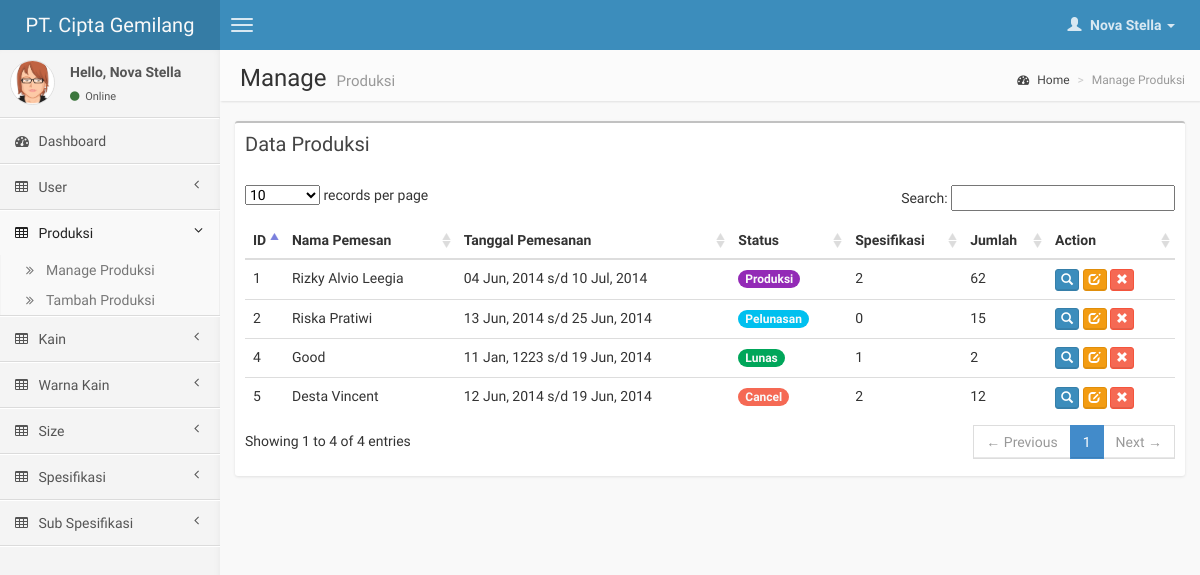
The page /page/produksi/index.php (signed in) on the database as committed earlier.
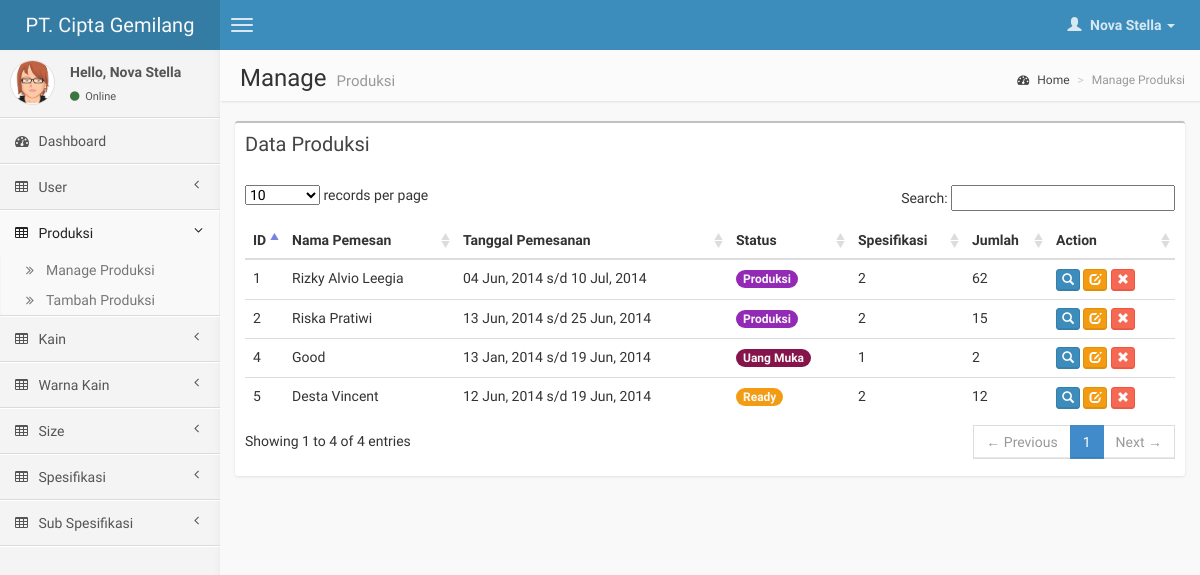
The same page on the database as committed later.
### tables this page shows
CREATE TABLE IF NOT EXISTS `user` (
  `id_user` int(11) NOT NULL AUTO_INCREMENT,
  `nama` varchar(100) NOT NULL,
  `username` varchar(15) NOT NULL,
  `password` varchar(255) NOT NULL,
  `level` int(11) NOT NULL,
  `date_created` date NOT NULL,
  PRIMARY KEY (`id_user`)
);

CREATE TABLE IF NOT EXISTS `produksi` (
  `id_produksi` int(11) NOT NULL AUTO_INCREMENT,
  `id_jenis_barang` int(11) NOT NULL,
  `nama` varchar(50) NOT NULL,
  `status` tinyint(4) NOT NULL,
  `tanggal_pemesanan` date NOT NULL,
  `tanggal_selesai` date NOT NULL,
  `deskripsi` text NOT NULL,
  `gambar` varchar(255) NOT NULL,
  PRIMARY KEY (`id_produksi`)
);

### function.php (called while the page is built, shortened)
<?php
	function getUserInfo($field){
		if(isset($_SESSION['id_user'])){
			$q = mysql_query("select * from user where id_user='$_SESSION[id_user]'");
			$data = mysql_fetch_array($q);
			return $data[$field];
		}
		return false;
	}
	function getCountSpesifikasi($id_produksi){
		$q = mysql_query("SELECT COUNT(*) FROM produksi_spesifikasi WHERE id_produksi=".$id_produksi);
		$data = mysql_result($q,0);
		return $data;
	}
	function getJumlahProduksi($id_produksi){
		$q = mysql_query("SELECT * FROM produksi_size WHERE id_produksi=".$id_produksi);
		$jml = 0;
		while($row = mysql_fetch_array($q)){
			$jml += $row['jumlah'];
		}
		return $jml;
	}
	function dateFormat($date){
		$date = new DateTime($date);
		$result = $date->format('d M, Y');
		return $result;
	}
	function getStatusProduksi($status){
		switch ($status) {
			case 1:
				$output['text'] = 'Cancel';
				$output['class'] = 'badge bg-red';
				break;
			case 2:
				$output['text'] = 'Ready';
				$output['class'] = 'badge bg-yellow';
				break;
			case 3:
				$output['text'] = 'Uang Muka';
				$output['class'] = 'badge bg-maroon';
				break;
			case 4:
				$output['text'] = 'Produksi';
				$output['class'] = 'badge bg-purple';
				break;
			case 5:
				$output['text'] = 'Pelunasan';
				$output['class'] = 'badge bg-aqua';
				break;
			case 6:
				$output['text'] = 'Lunas';
				$output['class'] = 'badge bg-green';
				break;
		}
		return $output;
	}
?>

### page/produksi/index.php (the view, shortened to what this page needs)
<?php $pageTitle = 'Manage Produksi'; $pageActive = 'produksi'; ?>
<?php include '../header.php'; ?>
<section class="content-header">
    <h1>
        Manage
        <small>Produksi</small>
    </h1>
    <ol class="breadcrumb">
        <li><a href="#"><i class="fa fa-dashboard"></i> Home</a></li>
        <li class="active">Manage Produksi</li>
    </ol>
</section>
<section class="content">
	 <div class="row">
		<div class="col-xs-12">
		    <div class="box">
		        <div class="box-header">
		            <h3 class="box-title">Data Produksi</h3>
		        </div>
		        <div class="box-body table-responsiv">
		            <table class="table table-hover" id="table_data">
		            	<thead>
			            	<tr>
								<th>ID</th>
								<th>Nama Pemesan</th>
								<th>Tanggal Pemesanan</th>
								<th>Status</th>
								<?php if($_SESSION['level'] == 1 || $_SESSION['level'] == 2): ?>
									<th>Spesifikasi</th>
								<?php endif; ?>
								<th>Jumlah</th>
								<th>Action</th>
							</tr>
		            	</thead>
						<tbody>
							<?php $sql = mysql_query("SELECT * FROM produksi ORDER BY id_produksi DESC"); ?>
							<?php while($row = mysql_fetch_array($sql)): ?>
								<tr>
									<td><?php echo $row['id_produksi']; ?></td>
									<td><?php echo $row['nama']; ?></td>
									<td>
										<?php echo dateFormat($row['tanggal_pemesanan']); ?> s/d <?php echo dateFormat($row['tanggal_selesai']); ?>
									</td>
									<td>
										<?php $status = getStatusProduksi($row['status']); ?>
										<span class="<?php echo $status['class'] ; ?>"><?php echo $status['text']; ?></span>
									</td>
									<?php if($_SESSION['level'] == 1 || $_SESSION['level'] == 2): ?>
										<td><?php echo getCountSpesifikasi($row['id_produksi']); ?></td>
									<?php endif; ?>
									<td><?php echo getJumlahProduksi($row['id_produksi']); ?></td>
									<td>
										<a class="btn btn-primary btn-xs" title="Lihat" href="view.php?id=<?php echo $row['id_produksi']; ?>">
											<i class="glyphicon glyphicon-search"></i>
										</a>
										<?php if($_SESSION['level'] != 4): ?>
											<a class="btn btn-warning btn-xs" title="Edit" href="edit.php?id=<?php echo $row['id_produksi']; ?>">
												<i class="glyphicon glyphicon-edit"></i>
											</a>
										<?php endif; ?>
										<?php if($_SESSION['level'] == 1): ?>
											<a class="btn btn-danger btn-xs" title="Hapus" href="delete.php?id=<?php echo $row['id_produksi']; ?>" onclick="return confirm('Anda yakin akan menghapus ini?')">
												<i class='glyphicon glyphicon-remove'></i>
											</a>
										<?php endif; ?>
									</td>
								</tr>
							<?php endwhile; ?>
						</tbody>
					</table>
		        </div>
		    </div>
		</div>
		</div>
</section>
<?php include '../footer.php'; ?>

### page/header.php (shortened to what this page needs)
<?php require('../../config/config.php'); require("../../config/session.php"); require("../../function.php");  ?>
<!DOCTYPE html>
<html>
    <head>
        <link href="<?php echo DOMAIN; ?>/css/bootstrap.min.css" rel="stylesheet" type="text/css" />
        <link href="<?php echo DOMAIN; ?>/css/font-awesome.min.css" rel="stylesheet" type="text/css" />
        <link href="<?php echo DOMAIN; ?>/css/ionicons.min.css" rel="stylesheet" type="text/css" />
        <link href="<?php echo DOMAIN; ?>/css/morris/morris.css" rel="stylesheet" type="text/css" />
        <link href="<?php echo DOMAIN; ?>/css/jvectormap/jquery-jvectormap-1.2.2.css" rel="stylesheet" type="text/css" />
        <link href="<?php echo DOMAIN; ?>/css/fullcalendar/fullcalendar.css" rel="stylesheet" type="text/css" />
        <link href="<?php echo DOMAIN; ?>/css/daterangepicker/daterangepicker-bs3.css" rel="stylesheet" type="text/css" />
        <link href="<?php echo DOMAIN; ?>/css/bootstrap-wysihtml5/bootstrap3-wysihtml5.min.css" rel="stylesheet" type="text/css" />
        <link href="../../css/datatables/dataTables.bootstrap.css" rel="stylesheet" type="text/css" />
        <link href="<?php echo DOMAIN; ?>/css/AdminLTE.css" rel="stylesheet" type="text/css" />
    </head>
    <body class="skin-blue">
        <header class="header">
            <a href="index.html" class="logo">
                PT. Cipta Gemilang
            </a>
            <nav class="navbar navbar-static-top" role="navigation">
                <a href="#" class="navbar-btn sidebar-toggle" data-toggle="offcanvas" role="button">
                    <span class="icon-bar"></span>
                    <span class="icon-bar"></span>
                    <span class="icon-bar"></span>
                </a>
                <div class="navbar-right">
                    <ul class="nav navbar-nav">
                        <li class="dropdown user user-menu">
                            <a href="#" class="dropdown-toggle" data-toggle="dropdown">
                                <i class="glyphicon glyphicon-user"></i>
                                <span><?php echo getUserInfo('nama'); ?> <i class="caret"></i></span>
                            </a>
                        </li>
                    </ul>
                </div>
            </nav>
        </header>
        <div class="wrapper row-offcanvas row-offcanvas-left">
            <aside class="left-side sidebar-offcanvas">
                <section class="sidebar">
                    <div class="user-panel">
                        <div class="pull-left image">
                            <img src="<?php echo DOMAIN; ?>/img/avatar3.png" class="img-circle" alt="User Image" />
                        </div>
                        <div class="pull-left info">
                            <p>Hello, <?php echo getUserInfo('nama'); ?></p>
                            <a href="#"><i class="fa fa-circle text-success"></i> Online</a>
                        </div>
                    </div>
                    <ul class="sidebar-menu">
                        <li <?php if($pageActive == 'dashboard'): ?>class="active"<?php endif; ?> >
                            <a href="<?php echo DOMAIN; ?>">
                                <i class="fa fa-dashboard"></i> <span>Dashboard</span>
                            </a>
                        </li>
                        <?php if($_SESSION['level'] == 1): ?>
                        <li class="treeview <?php if($pageActive == 'user'): ?>active<?php endif; ?>">
                            <a href="#">
                                <i class="fa fa-table"></i> <span>User</span>
                                <i class="fa fa-angle-left pull-right"></i>
                            </a>
                        </li>
                        <?php endif; ?>
                        <li class="treeview <?php if($pageActive == 'produksi'): ?>active<?php endif; ?>">
                            <a href="#">
                                <i class="fa fa-table"></i> <span>Produksi</span>
                                <i class="fa fa-angle-left pull-right"></i>
                            </a>
                            <ul class="treeview-menu">
                                <li><a href="<?php echo DOMAIN; ?>/page/produksi"><i class="fa fa-angle-double-right"></i>Manage Produksi</a></li>
                                <?php if($_SESSION['level'] == 1 || $_SESSION['level'] == 3): ?>
                                    <li><a href="<?php echo DOMAIN; ?>/page/produksi/input.php"><i class="fa fa-angle-double-right"></i>Tambah Produksi</a></li>
                                <?php endif; ?>
                            </ul>
                        </li>
                        <?php if($_SESSION['level'] == 1 || $_SESSION['level'] == 2): ?>
                        <li class="treeview <?php if($pageActive == 'kain'): ?>active<?php endif; ?>">
                            <a href="#">
                                <i class="fa fa-table"></i> <span>Kain</span>
                                <i class="fa fa-angle-left pull-right"></i>
                            </a>
                        </li>
                        <li class="treeview <?php if($pageActive == 'warna'): ?>active<?php endif; ?>">
                            <a href="#">
                                <i class="fa fa-table"></i> <span>Warna Kain</span>
                                <i class="fa fa-angle-left pull-right"></i>
                            </a>
                        </li>
                        <li class="treeview <?php if($pageActive == 'size'): ?>active<?php endif; ?>">
                            <a href="#">
                                <i class="fa fa-table"></i> <span>Size</span>
                                <i class="fa fa-angle-left pull-right"></i>
                            </a>
                        </li>
                        <li class="treeview <?php if($pageActive == 'spesifikasi'): ?>active<?php endif; ?>">
                            <a href="#">
                                <i class="fa fa-table"></i> <span>Spesifikasi</span>
                                <i class="fa fa-angle-left pull-right"></i>
                            </a>
                        </li>
                        <li class="treeview <?php if($pageActive == 'sub_spesifikasi'): ?>active<?php endif; ?>">
                            <a href="#">
                                <i class="fa fa-table"></i> <span>Sub Spesifikasi</span>
                                <i class="fa fa-angle-left pull-right"></i>
                            </a>
                        </li>
                        <?php endif; ?>
                    </ul>
                </section>
            </aside>
            <aside class="right-side">

### page/footer.php (shortened to what this page needs)
			</aside>
        </div>
    </body>
</html>

Rows that differ between the two databases and show on the page:
changed produksi "Desta Vincent": status "Cancel" → "Ready"
changed produksi "Good": tanggal_pemesanan "11 Jan, 1223" → "13 Jan, 2014"; status "Lunas" → "Uang Muka"
changed produksi "Riska Pratiwi": status "Pelunasan" → "Produksi"; id_produksi "0" → "2"
